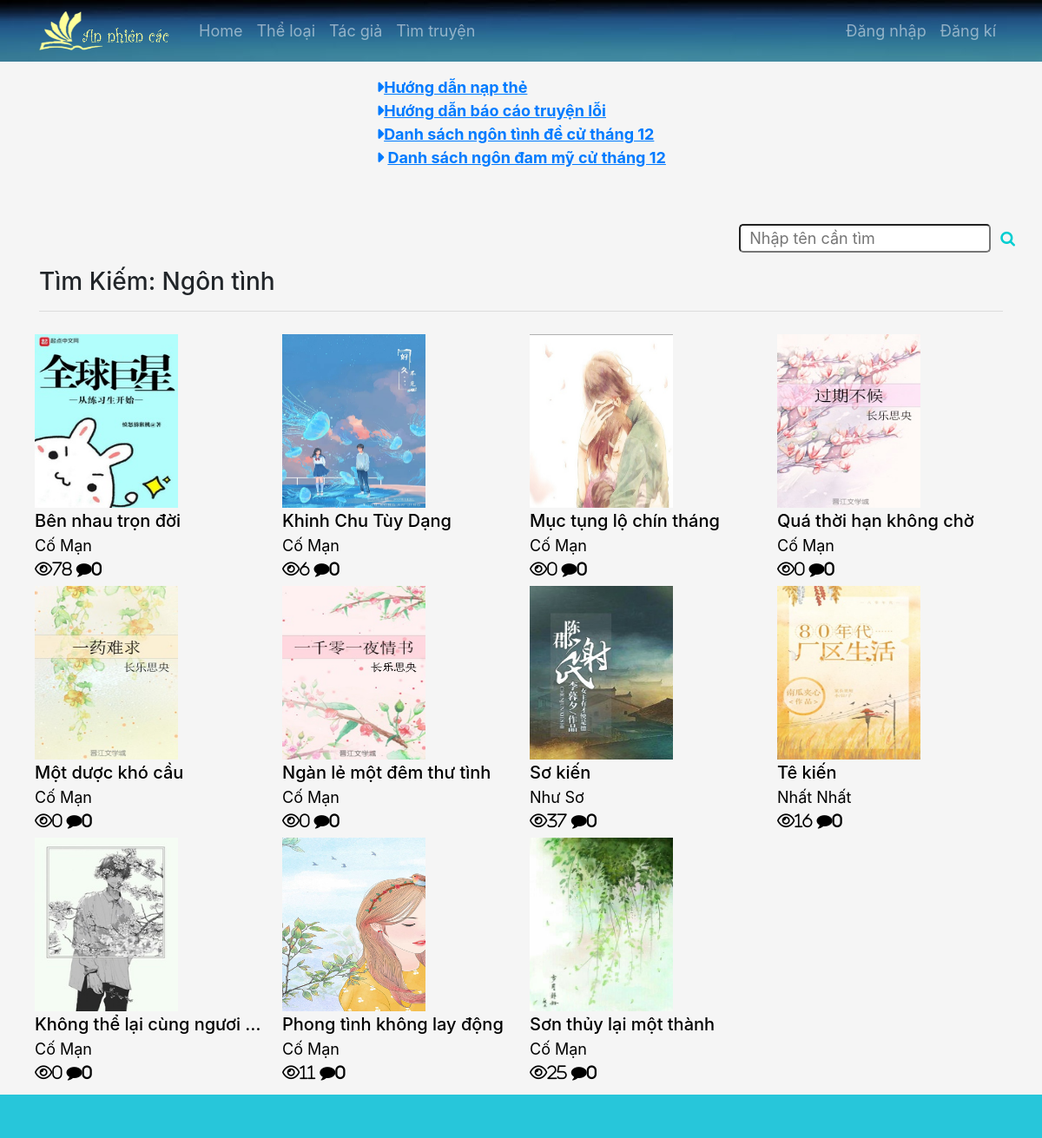
Page /timkiem.php?theloai=Ngôn tình on the committed database.
### tables this page shows
CREATE TABLE `sach` (
  `ma_sach` char(7) NOT NULL,
  `ten_sach` varchar(100) NOT NULL,
  `mo_ta` varchar(500) DEFAULT NULL,
  `tinh_trang` varchar(15) NOT NULL,
  `hinh_anh` char(40) NOT NULL,
  `ma_tac_gia` char(7) NOT NULL,
  `luot_doc` int(11) NOT NULL,
  `gia_tien` int(11) NOT NULL,
  `khoa` int(11) NOT NULL
);

CREATE TABLE `tac_gia` (
  `ma_tac_gia` char(7) NOT NULL,
  `ten_tac_gia` varchar(30) NOT NULL
);

### timkiem.php (the view, shortened to what this page needs)
<?php
include 'function.php';
if(isset($_GET['theloai'])){
    $search=$_GET['theloai'];
    $result=mysqli_query($conn,"select s.ma_sach,s.ma_tac_gia,s.ten_sach,s.hinh_anh from sach s join tag_sach ts on s.ma_sach=ts.ma_sach join the_loai_sach tl on ts.ma_loai=tl.ma_loai where tl.ten_loai='".$search."'");
}
?>
<div class="container">
    <br>
    <div ><h3> Tìm Kiếm: <?php echo $search; ?> </h3></div>
    <hr>
    <div class="chuongmoi">
        <div class="row">
            <?php if(mysqli_num_rows($result) > 0 ){
                    while ($row = mysqli_fetch_array($result)){
                        $ma_sach=$row['ma_sach'];
                        $result1  = mysqli_query($conn,"select count(ma_binh_luan) from binh_luan where ma_sach='".$ma_sach."'");
                        $row1 = mysqli_fetch_array($result1);
                        $result2 = mysqli_query($conn,"select ten_tac_gia from tac_gia where ma_tac_gia = '".$row['ma_tac_gia']."'");
                        $row2 = mysqli_fetch_array($result2);
                        $luotdoc=luotdoc($ma_sach);
                        echo'
                        <div class="book-item col-lg-3" >
                            <a href="chitiettruyen.php?masach='.$ma_sach.'" data-toggle="tooltip"  data-placement="bottom" title="'.$row['ten_sach'].'">
                                <div class="img-cover">
                                        <img src="./truyen/'.$row['ten_sach'].'/'.$row['hinh_anh'].'">
                                </div>
                                <div class="infor">
                                    <div class="infor-item">
                                            '.$row['ten_sach'].'
                                    </div>
                                    <div class="author">
                                            '.$row2['ten_tac_gia'].'
                                    </div>
                                    <div class="view-sach">
                                        <i class="fa fa-eye" aria-hidden="true" style=" font-weight: 100;">'.$luotdoc.'</i>
                                        <i class="fa fa-comment" aria-hidden="true" style=" font-weight: 100;">'.$row1['count(ma_binh_luan)'].'</i>
                                    </div>
                                </div>
                            </a>
                        </div>';
                    }
                }
                else{
                    echo 'Không tìm thấy!
                    <br><br><br><br><br><br><br><br><br><br><br>';
                }?>
        </div>
    </div>
</div>

### main.css (style rules this page uses)
html { height: 100%; }
.img-cover img { width: 165px; height: 200px; }
.infor { height: 85px; }
.book-item a { color: black; text-decoration: none; }
.book-item { height: 290px; padding: 10px; }
.infor-item { overflow: hidden; text-overflow: ellipsis; white-space:nowrap; font-size: 20px; font-weight: 500; }

### rows in the picture
sach: ten_sach+hinh_anh (picture), ten_sach "Bên nhau trọn đời", ma_tac_gia.ten_tac_gia "Cố Mạn", luotdoc "78", count "0"
sach: ten_sach+hinh_anh (picture), ten_sach "Khinh Chu Tùy Dạng", ma_tac_gia.ten_tac_gia "Cố Mạn", luotdoc "6", count "0"
sach: ten_sach+hinh_anh (picture), ten_sach "Mục tụng lộ chín tháng", ma_tac_gia.ten_tac_gia "Cố Mạn", luotdoc "0", count "0"
sach: ten_sach+hinh_anh (picture), ten_sach "Quá thời hạn không chờ", ma_tac_gia.ten_tac_gia "Cố Mạn", luotdoc "0", count "0"
sach: ten_sach+hinh_anh (picture), ten_sach "Một dược khó cầu", ma_tac_gia.ten_tac_gia "Cố Mạn", luotdoc "0", count "0"
sach: ten_sach+hinh_anh (picture), ten_sach "Ngàn lẻ một đêm thư tình", ma_tac_gia.ten_tac_gia "Cố Mạn", luotdoc "0", count "0"
sach: ten_sach+hinh_anh (picture), ten_sach "Sơ kiến", ma_tac_gia.ten_tac_gia "Như Sơ", luotdoc "37", count "0"
sach: ten_sach+hinh_anh (picture), ten_sach "Tê kiến", ma_tac_gia.ten_tac_gia "Nhất Nhất", luotdoc "16", count "0"
sach: ten_sach+hinh_anh (picture), ten_sach "Không thể lại cùng ngươi…", ma_tac_gia.ten_tac_gia "Cố Mạn", luotdoc "0", count "0"
sach: ten_sach+hinh_anh (picture), ten_sach "Phong tình không lay động", ma_tac_gia.ten_tac_gia "Cố Mạn", luotdoc "11", count "0"
sach: ten_sach+hinh_anh (picture), ten_sach "Sơn thủy lại một thành", ma_tac_gia.ten_tac_gia "Cố Mạn", luotdoc "25", count "0"

### other values in the picture
$search "Ngôn tình"
